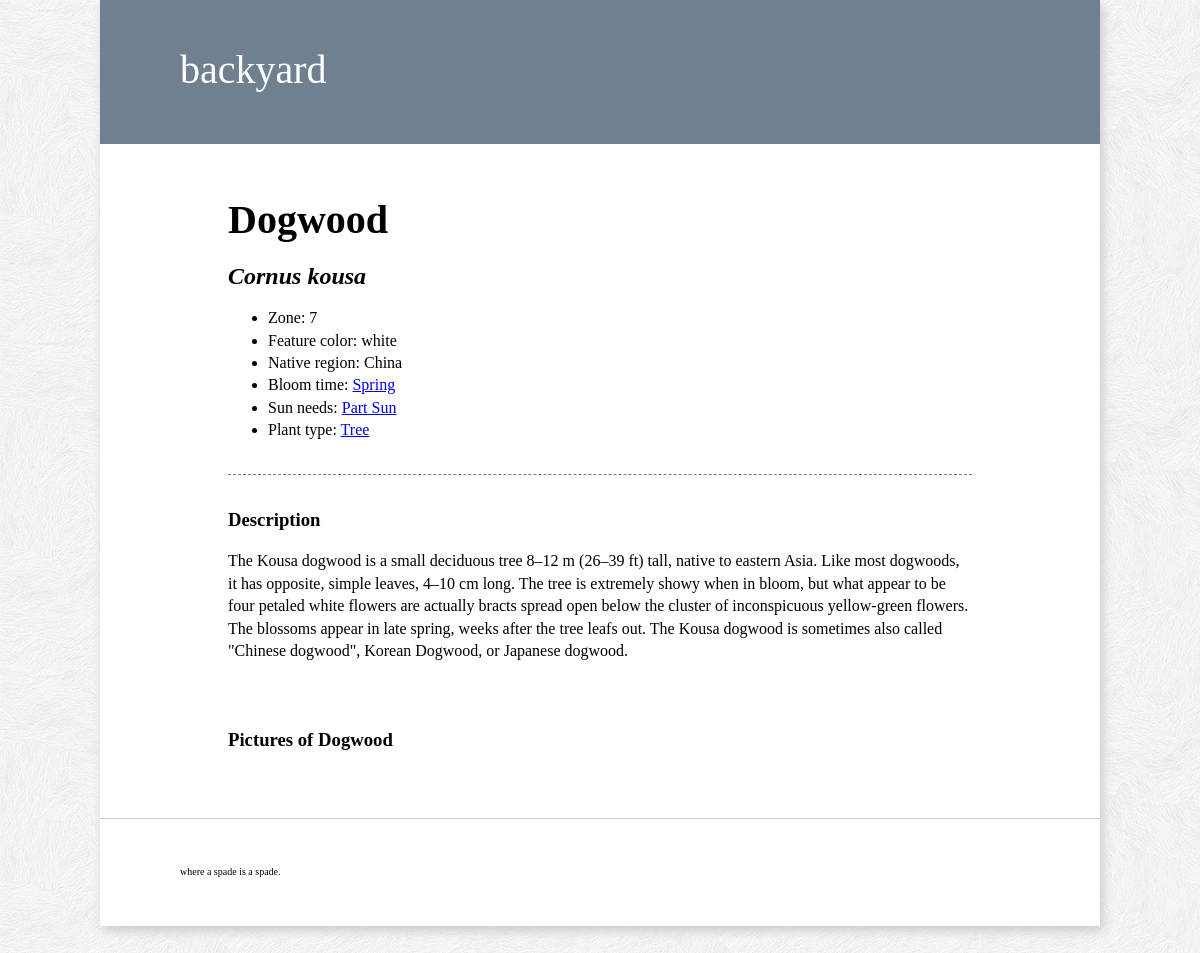
Page /plants/6/ on the committed database.
### plant/models.py (models this page shows, shortened)
class Plant(models.Model):
    common_name = models.CharField(max_length=50)
    genus = models.CharField(max_length=50)
    species = models.CharField(max_length=50)
    zone = models.IntegerField()
    featureColor = models.CharField(max_length=20)
    nativeRegion = models.CharField(max_length=50)
    thingy = models.CharField(max_length=50, blank="True")
    plantDescription = models.TextField()
    plantType = models.CharField(max_length=20)
    SPRING = 'Spring'
    SUMMER = 'Summer'
    FALL = 'Fall'
    WINTER = 'Winter'
    BLOOM_TIME_CHOICES = (
        (SPRING, 'Spring'),
        (SUMMER, 'Summer'),
        (FALL, 'Fall'),
        (WINTER, 'Winter'),
    )
    bloom_time = models.CharField(max_length=15,
        choices=BLOOM_TIME_CHOICES,
        default=SPRING
    )
    FULL_SUN = 'Full Sun'
    PART_SUN = 'Part Sun'
    SHADE = 'Shade'
    SUN_NEEDS_CHOICES = (
        (FULL_SUN, 'Full Sun'),
        (PART_SUN, 'Part Sun'),
        (SHADE, 'Shade'),
    )
    sun_needs = models.CharField(max_length=15,
        choices=SUN_NEEDS_CHOICES,
        default = FULL_SUN
    )

### plant/views.py (the view)
def plantDetail(request, plant_id):
    int_id = int(plant_id)
    all_plant_details = Plant.objects.get(id=int_id)
    context = {
        'all_plant_details' : all_plant_details,
    }
    return render(request, 'plant/plantDetail.html', context)

### plant/templates/plant/plantDetail.html
{% extends 'base.html' %}
{% block content %}
        <h1>{{ all_plant_details.common_name }}</h1>
        <h2 class="latinName">{{ all_plant_details.genus }} {{ all_plant_details.species }}</h2>
        <section id="overview">
        <ul>
            <li>Zone: {{ all_plant_details.zone }}</li>
            <li>Feature color: {{ all_plant_details.featureColor }}</li>
            <li>Native region: {{ all_plant_details.nativeRegion }}</li>
            <li>Bloom time: <a href="/plants/bloom_time/{{ all_plant_details.bloom_time }}/"> {{ all_plant_details.bloom_time }}</a></li>
            <li>Sun needs: <a href="/plants/sun_needs/{{ all_plant_details.sun_needs|slugify }}/">{{ all_plant_details.sun_needs }}</a></li>
            <li>Plant type: <a href="/plants/plant_type/{{ all_plant_details.plantType }}/">{{ all_plant_details.plantType }}</a></li>
        </ul>
        </section>
        <section>
        <h3>Description</h3>
        <p>{{ all_plant_details.plantDescription|safe|linebreaks }}</p>
        </section>
        <section>
        <h3>Pictures of {{ all_plant_details.common_name }}</h3>
        </section>
{% endblock %}

### plant/static/css/style.css (style rules this page uses)
body { color: black; font-family: 'Palatino', serif; font-size: 16px; line-height: 140%; margin: 0; background: url(../img/subtle_white_feathers.png) repeat white; }
section#overview { border-bottom: 1px dashed slategray; padding: 0 0 1em; }
section { padding: 1em 0; }
h1 { font-size: 2.5em; }
h2.latinName { font-style: italic; }

### rows in the picture
Plant: common_name "Dogwood", genus "Cornus", species "kousa", zone "7", featureColor "white", nativeRegion "China", bloom_time "Spring", sun_needs "Part Sun", plantType "Tree", plantDescription "The Kousa dogwood is a small deciduous tree 8–12 m (26–39 ft) tall, native to eastern Asia. Like most dogwoods, it has opposite, simple leaves, 4–10 cm long. The tree is extremely showy when in bloom, but what appear to be four petaled white flowers are actually bracts spread open below the cluster of inconspicuous yellow-green flowers. The blossoms appear in late spring, weeks after the tree leafs out. The Kousa dogwood is sometimes also called \"Chinese dogwood\", Korean Dogwood, or Japanese dogwood."
